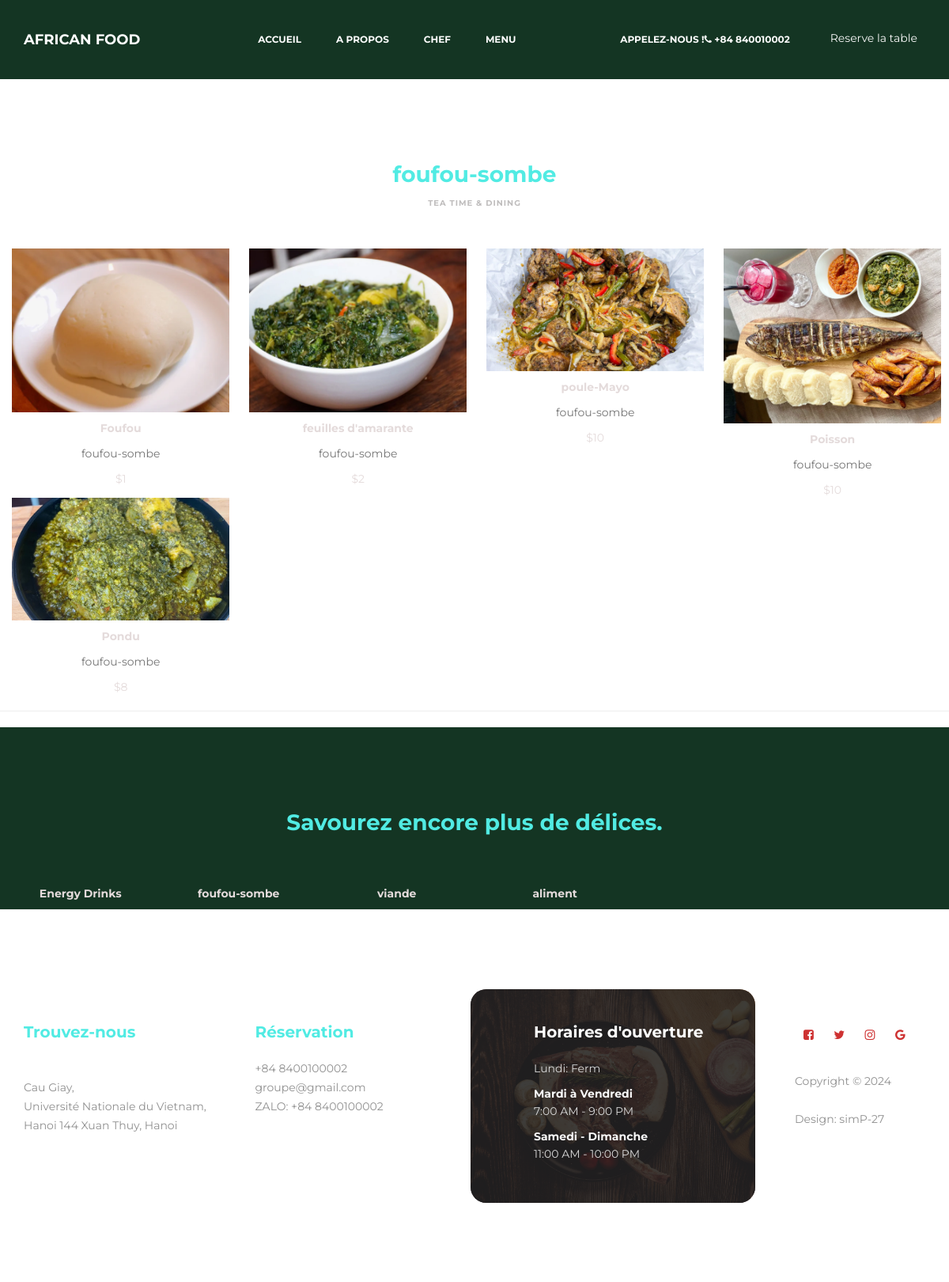
Screenshot of /menuname/foufou with the database file from the repository.
### menu/models.py (models this page shows, shortened)
class MainMenu(models.Model):
    created_at = models.DateField(auto_now_add=True)
    posted_by = models.ForeignKey(User, on_delete=models.CASCADE)
    name = models.CharField(max_length=100, unique=True)
    title = models.CharField(max_length=255, unique=True)
    slug = models.CharField(max_length=100,unique=True)
    status = models.BooleanField(default=0)
    description = models.TextField(max_length=400)
    def __str__(self):
        return self.title

class MenuItems(models.Model):
    title = models.CharField(max_length=60, unique=True)
    main_menu = models.ForeignKey(MainMenu, on_delete=models.CASCADE)
    slug = models.CharField(max_length=60, unique=True)
    status = models.BooleanField(default=0)
    date = models.DateTimeField(auto_now_add=True)
    image = models.ImageField(blank=True, upload_to='pictures')
    author = models.ForeignKey(User, on_delete=models.CASCADE,related_name='menu_items')
    description = models.TextField(max_length=400)
    price = models.CharField(max_length=100,default='3')

### menu/views.py (the view)
# urls.py: path('menuname/<name>', views.menudetails, name='menudetail')
def menudetails(request,name):
    menuitems = MenuItems.objects.filter(main_menu__name=name)
    menus = MainMenu.objects.all()
    data = {
        'title': MainMenu.objects.get(name=name),
        'menuitems' : menuitems,
        'menus': menus,
    }
    return render(request, 'pages/menudetails.html', data)

### menu/templates/pages/menudetails.html (shortened to what this page needs)
{% extends 'master/master.html' %}
{% block content %}
{% load static %}
<section class="navbar custom-navbar navbar-fixed-top" role="navigation">
    <div class="container">
        <div class="navbar-header">
            <a href="{% url 'home' %}" class="navbar-brand">AFRICAN FOOD</a>
        </div>
        <div class="collapse navbar-collapse">
            <ul class="nav navbar-nav navbar-nav-first">
                <li><a href="{% url 'home' %}#home" class="smoothScroll">Accueil</a></li>
                <li><a href="{% url 'home' %}#about" class="smoothScroll">A propos</a></li>
                <li><a href="{% url 'home' %}#team" class="smoothScroll">Chef</a></li>
                <li><a href="{% url 'home' %}#menu" class="smoothScroll">Menu</a></li>
            </ul>
            <ul class="nav navbar-nav navbar-right">
                <li><a href="#">Appelez-nous !<i class="fa fa-phone"></i> +84 840010002 </a></li>
                <a href="{% url 'home' %}#footer" class="section-btn">Reserve la table</a>
            </ul>
        </div>
    </div>
</section>
<section id="menu" style="background: rgb(20, 53, 35)">
</section>
<section id="menu">
    <div class="container">
        <div class="row">
            <div class="col-md-12 col-sm-12">
                <div class="section-title " data-wow-delay="0.1s">
                    <h2>{{title}}</h2>
                    <h4>Tea Time &amp; Dining</h4>
                </div>
            </div>
            {% for menuitem in menuitems %}
            <div class="col-md-3 col-sm-6">
                <div class="menu-thumb">
                    <div class="card">
                        <a href="{{menuitem.image.url}}" class="image-popup" title="{{menuitem.title}}">
                            <img src="{{menuitem.image.url}}" class="img-responsive" alt="">
                            <div class="card-body">
                                <h5 class="card-title">{{menuitem.title}}</h5>
                                <p>{{menuitem.main_menu}}</p>
                                <div class="menu-price">
                                    <span>${{menuitem.price}}</span>
                                </div>
                            </div>
                        </a>
                    </div>
                </div>
            </div>
            {% endfor %}
        </div>
    </div>
</section>
<hr>
<section id="menu" style="background: rgb(20, 53, 35)">
    <div class="container">
        <div class="row">
            <div class="col-md-12 col-sm-12">
                <div class="section-title" data-wow-delay="0.1s">
                    <h2>Savourez encore plus de délices.</h2>
                </div>
            </div>
            {% for menu in menus %}
             <div class="col-md-2">
                <div class="menu-thumb">
                    <div class="card">
                        <a href="{% url 'menudetail' menu.name%}">
                            <div class="card-body">
                                <h5 class="card-title">{{menu.title}}</h5>
                            </div>
                        </a>
                    </div>
                </div>
            </div>
            {% endfor %}
        </div>
    </div>
</section>
{% endblock %}

### static/assets/css/templatemo-style.css (style rules this page uses)
body { background: #ffffff; font-family: 'Montserrat', sans-serif; overflow-x: hidden; }
h1,h2,h3,h4,h5,h6 { font-weight: bold; line-height: inherit; }
h2 { color: #51ebe3; font-size: 2em; padding-bottom: 10px; }
p { color: #757575; font-size: 14px; font-weight: normal; line-height: 24px; }
html { -webkit-font-smoothing: antialiased; }
a { color: #e4dbdb; -webkit-transition: 0.5s; transition: 0.5s; text-decoration: none !important; }
.section-title { padding-bottom: 40px; }
.section-title h2 { margin: 0; }
.section-title h4 { color: #bfbdbd; font-size: 10px; letter-spacing: 1px; text-transform: uppercase; margin-top: 0; }
section { position: relative; padding: 100px 0; }
#team, #menu, #menuitems, #testimonial { text-align: center; }
.section-btn { background: rgb(20, 53, 35); border-radius: 0; border: 0; color: #f9f9f9; font-size: inherit; font-weight: normal; padding: 10px 25px; transition: 0.5s 0.2s; }
.custom-navbar { border: none; margin-bottom: 0; padding: 25px 0; }
.custom-navbar .navbar-brand { color: #ffffff; font-size: 18px; font-weight: bold; }
.custom-navbar .navbar-nav.navbar-nav-first { margin-left: 8em; }
.custom-navbar .navbar-nav.navbar-right li a { padding-right: 12px; padding-left: 12px; }
.custom-navbar .navbar-nav.navbar-right .section-btn { display: inline-block; margin: 0.2em 0 0 1em; }
.custom-navbar .nav li a { font-size: 12px; font-weight: bold; color: #ffffff; padding-right: 22px; padding-left: 22px; text-transform: uppercase; }
@media (min-width:768px) { .custom-navbar { border-bottom: 0; background: 0 0; } }
#menu { padding-bottom: 0; }
#menu .container { width: 100%; }
.menu-thumb img { width: 100%; transition: 0.5s; }
#menu .menu-thumb { overflow: hidden; position: relative; cursor: pointer; width: 102%; }

### rows the page displays
MainMenu: title "foufou-sombe"
MenuItems: image (picture), title "Foufou", main_menu "foufou-sombe", price "1"
MenuItems: image (picture), title "feuilles d'amarante", main_menu "foufou-sombe", price "2"
MenuItems: image (picture), title "poule-Mayo", main_menu "foufou-sombe", price "10"
MenuItems: image (picture), title "Poisson", main_menu "foufou-sombe", price "10"
MenuItems: image (picture), title "Pondu", main_menu "foufou-sombe", price "8"
MainMenu: title "Energy Drinks"
MainMenu: title "viande"
MainMenu: title "aliment"
